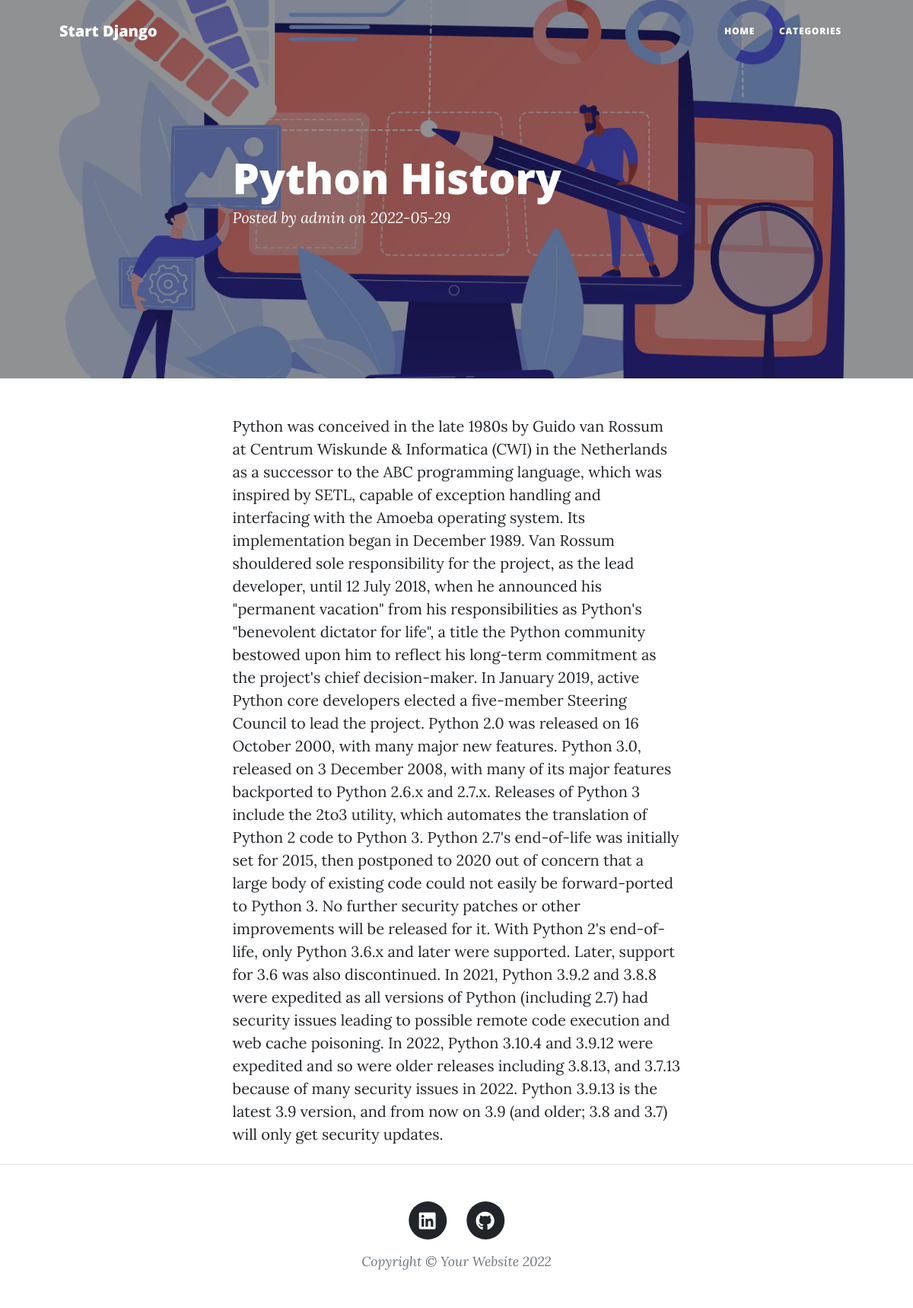
Page /blog/python-history/ on the committed database.
### blog/models.py (models this page shows, shortened)
class Post(models.Model):
    title = models.CharField(max_length=200)
    category = models.ForeignKey('Category', on_delete=models.CASCADE)
    slug = models.SlugField('URL Title', max_length=250, null=False, unique=True, allow_unicode=True)
    short_description = models.TextField('Short Description')
    text = models.TextField()
    is_active = models.BooleanField('Active / Inactive', default=True)
    views = models.PositiveIntegerField(default=0)
    created_time = models.DateTimeField(auto_now_add=True, auto_now=False)
    modified_time = models.DateTimeField(auto_now_add=False, auto_now=True)
    author = models.ForeignKey(get_user_model(), on_delete=models.CASCADE)
    class Meta:
        ordering = ('-pk',)
    def increase_views(self):
        self.views += 1
        self.save(update_fields=['views'])

### blog/views.py (the view)
# urls.py: path('blog/<slug:slug>/', views.post_detail_view, name='post_detail'),
def post_detail_view(request, slug):
    post = get_object_or_404(Post, slug=slug, is_active=1)
    template_name = loader.get_template('blog/detail.html')
    context = {
        'post': post
    }
    post.increase_views()
    return HttpResponse(template_name.render(context, request))

### blog/templates/blog/detail.html (shortened to what this page needs)
{% extends 'blog/base.html' %}
{% block content %}
{% load static %}
        <header class="masthead" style="background-image: url({% static 'blog/images/home-header.jpg' %});">
            <div class="container position-relative px-4 px-lg-5">
                <div class="row gx-4 gx-lg-5 justify-content-center">
                    <div class="col-md-10 col-lg-8 col-xl-7">
                        <div class="post-heading">
                            <h1>{{ post.title }}</h1>
                            <span class="meta">
                                Posted by {{ post.author }} on {{ post.modified_time|date:'Y-m-d' }}
                            </span>
                        </div>
                    </div>
                </div>
            </div>
        </header>
        <article class="mb-4">
            <div class="container px-4 px-lg-5">
                <div class="row gx-4 gx-lg-5 justify-content-center">
                    <div class="col-md-10 col-lg-8 col-xl-7">{{ post.text |safe }}</div>
                </div>
            </div>
        </article>
{% endblock %}

### rows in the picture
Post: title "Python History", author "admin", modified_time "2022-05-29", text "Python was conceived in the late 1980s by Guido van Rossum at Centrum Wiskunde & Informatica (CWI) in the Netherlands as a successor to the ABC programming language, which was inspired by SETL, capable of exception handling and interfacing with the Amoeba operating system. Its implementation began in December 1989. Van Rossum shouldered sole responsibility for the project, as the lead developer, until 12 July 2018, when he announced his \"permanent vacation\" from his responsibilities as Python's \"benevolent dictator for life\", a title the Python community bestowed upon him to reflect his long-term commitment as the project's chief decision-maker. In January 2019, active Python core…"
